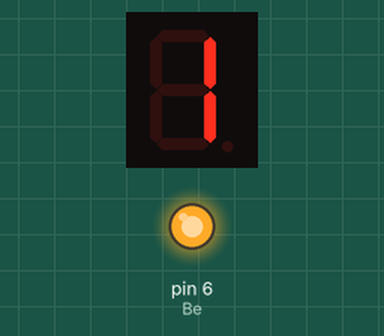
The sketch below on a simulated Arduino Uno, built with avr-gcc and run on an emulated ATmega328P. Shown: 1-digit seven-segment display, output pins drawn as LEDs (lit = HIGH). Wiring (inferred from the names in the program): 1-digit 7-segment display, segments lit when LOW: segments pin 13, pin 12, pin 11, pin 10, pin 9, pin 8, pin 7. The segment pins are drawn as the display they are named for; pins used as bus, display or sensor lines are not drawn.

Above: at 0.1 s.
At 2.1 s:
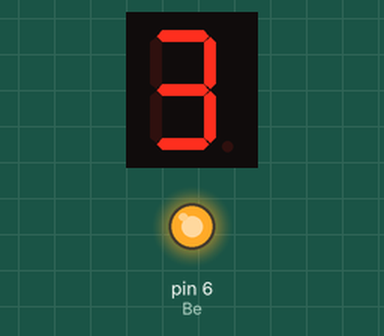
At 4.1 s:
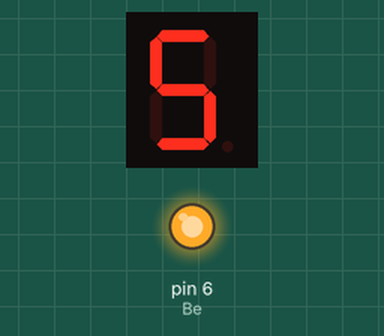
At 9.1 s:
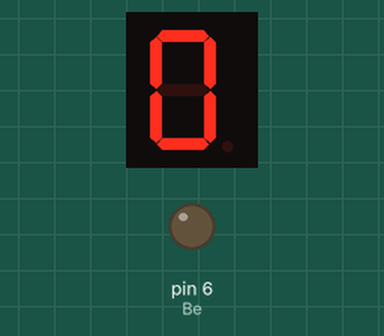
Timing chart, 0 to 40.0 s (numbered marks = the images above):
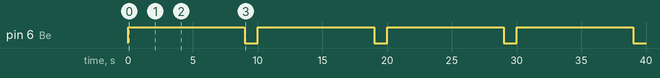

The sketch:

Contador.ino
```cpp
#define Ad 13
#define Bd 12
#define Cd 11
#define Dd 10
#define Ed 9
#define Fd 8
#define Gd 7
#define Be 6
#define Ce 5

#define tempo 1000

#define ON 0
#define OFF 1

void setup(){
pinMode(Ad,OUTPUT);
pinMode(Bd,OUTPUT);
pinMode(Cd,OUTPUT);
pinMode(Dd,OUTPUT);
pinMode(Ed,OUTPUT);
pinMode(Fd,OUTPUT);
pinMode(Gd,OUTPUT);
pinMode(Be,OUTPUT);
pinMode(Ce,OUTPUT);
}
void loop(){
  //digito 1
  digitalWrite(Ad,OFF);
  digitalWrite(Bd,ON);
  digitalWrite(Cd,ON);
  digitalWrite(Dd,OFF);
  digitalWrite(Ed,OFF);
  digitalWrite(Fd,OFF);
  digitalWrite(Gd,OFF);

  digitalWrite(Be,OFF);
  digitalWrite(Ce,OFF);
  delay(tempo);
//digito 2
  digitalWrite(Ad,ON);
  digitalWrite(Bd,ON);
  digitalWrite(Cd,OFF);
  digitalWrite(Dd,ON);
  digitalWrite(Ed,ON);
  digitalWrite(Fd,OFF);
  digitalWrite(Gd,ON);

  digitalWrite(Be,OFF);
  digitalWrite(Ce,OFF);
  delay(tempo);
  //digito 3
  digitalWrite(Ad,ON);
  digitalWrite(Bd,ON);
  digitalWrite(Cd,ON);
  digitalWrite(Dd,ON);
  digitalWrite(Ed,OFF);
  digitalWrite(Fd,OFF);
  digitalWrite(Gd,ON);

  digitalWrite(Be,OFF);
  digitalWrite(Ce,OFF);
  delay(tempo);
  //DIGITO 4
  digitalWrite(Ad,OFF);
  digitalWrite(Bd,ON);
  digitalWrite(Cd,ON);
  digitalWrite(Dd,OFF);
  digitalWrite(Ed,OFF);
  digitalWrite(Fd,ON);
  digitalWrite(Gd,ON);

  digitalWrite(Be,OFF);
  digitalWrite(Ce,OFF);
  delay(tempo);
  //DIGITO 5
   digitalWrite(Ad,ON);
  digitalWrite(Bd,OFF);
  digitalWrite(Cd,ON);
  digitalWrite(Dd,ON);
  digitalWrite(Ed,OFF);
  digitalWrite(Fd,ON);
  digitalWrite(Gd,ON);

  digitalWrite(Be,OFF);
  digitalWrite(Ce,OFF);
  delay(tempo);
  //DIGITO 6
  digitalWrite(Ad,ON);
  digitalWrite(Bd,OFF);
  digitalWrite(Cd,ON);
  digitalWrite(Dd,ON);
  digitalWrite(Ed,ON);
  digitalWrite(Fd,ON);
  digitalWrite(Gd,ON);

  digitalWrite(Be,OFF);
  digitalWrite(Ce,OFF);
  delay(tempo);
  //DIGITO 7
  digitalWrite(Ad,ON);
  digitalWrite(Bd,ON);
  digitalWrite(Cd,ON);
  digitalWrite(Dd,OFF);
  digitalWrite(Ed,OFF);
  digitalWrite(Fd,OFF);
  digitalWrite(Gd,OFF);

  digitalWrite(Be,OFF);
  digitalWrite(Ce,OFF);
  delay(tempo);
  //DIGITO 8
  digitalWrite(Ad,ON);
  digitalWrite(Bd,ON);
  digitalWrite(Cd,ON);
  digitalWrite(Dd,ON);
  digitalWrite(Ed,ON);
  digitalWrite(Fd,ON);
  digitalWrite(Gd,ON);

  digitalWrite(Be,OFF);
  digitalWrite(Ce,OFF);
  delay(tempo);
  //DIGITO9
  digitalWrite(Ad,ON);
  digitalWrite(Bd,ON);
  digitalWrite(Cd,ON);
  digitalWrite(Dd,ON);
  digitalWrite(Ed,OFF);
  digitalWrite(Fd,ON);
  digitalWrite(Gd,ON);

  digitalWrite(Be,OFF);
  digitalWrite(Ce,OFF);
  delay(tempo);
  //DIGITO 10
  digitalWrite(Ad,ON);
  digitalWrite(Bd,ON);
  digitalWrite(Cd,ON);
  digitalWrite(Dd,ON);
  digitalWrite(Ed,ON);
  digitalWrite(Fd,ON);
  digitalWrite(Gd,OFF);

  digitalWrite(Be,ON);
  digitalWrite(Ce,ON);
  delay(tempo);
}
```

Measured:
- by itself, pin 6 (Be): alternates HIGH for 9.0 s and LOW for 1.0 s
- by itself, everything shown: repeats every 10.0 s, in 10 steps
- what the display in image 1 shows lasts 1.0 s, from 2.0 s to 3.0 s
